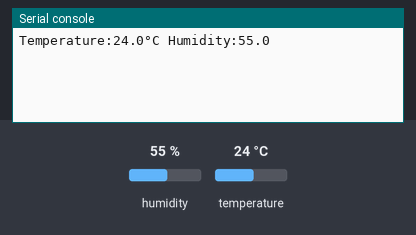
This program was run on a simulated Raspberry Pi Pico running MicroPython. On the bench: the last lines printed to the serial console. The inputs (shaded band) are chosen by the test bench; at power-on: humidity 55 %, temperature 24 °C.

Above: at 1.2 s.
1.3 s: humidity set to 22 %
At 3.5 s:
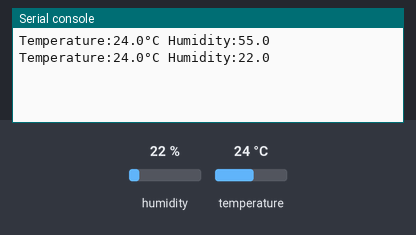
4.0 s: temperature set to 12 °C
At 4.6 s:
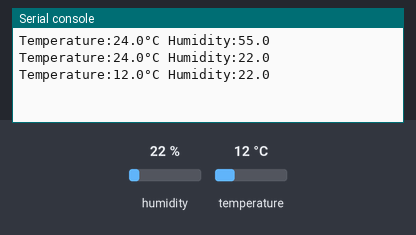
6.7 s: humidity set to 40 %
At 9.3 s:
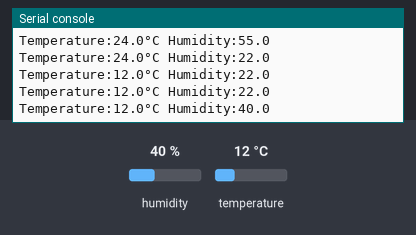
Timing chart, 0 to 10.8 s (numbered marks = the images above; inputs shaded):
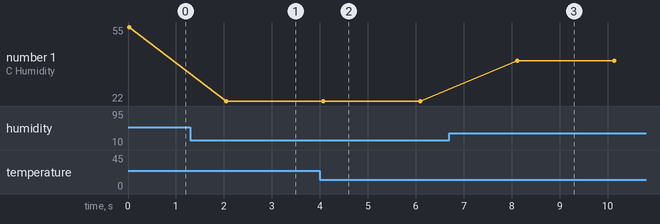

Measured:
- after the input at 1.3 s, the serial console: prints a new line after 0.75 s (image 1)
- after the input at 4.0 s, the serial console: prints a new line after 0.07 s (image 2)
- after the input at 6.7 s, the serial console: prints a new line after 1.4 s (image 3)
- plotted number 1: 55 → 22 after the input at 1.3 s, 22 → 40 after the input at 6.7 s

The program:

Lab4-1.py
```python
from machine import Pin
from time import sleep
import dht

sensor = dht.DHT22(Pin(15))

while True:
    sensor.measure()
    temp = sensor.temperature()
    hum = sensor.humidity()
    print("Temperature:{0}°C Humidity:{1}".format(temp,hum))
    sleep(2)
```
